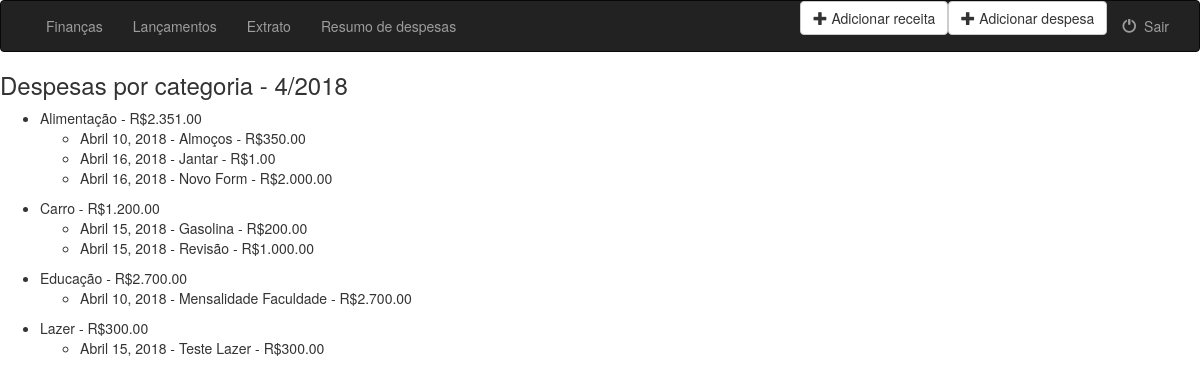
Before: /finances/entries_by_category/ (signed in) with the older database file.
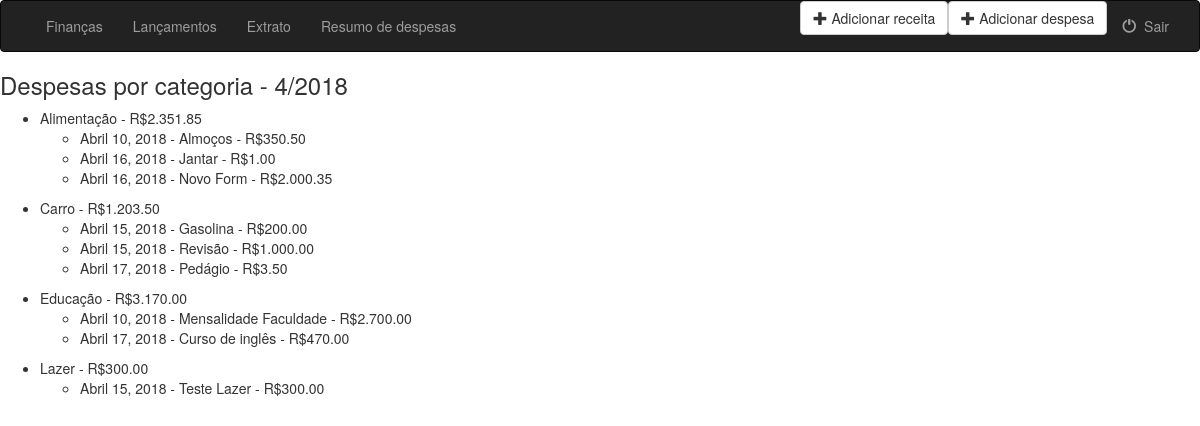
After: the same page with the newer database file.
### finances/models.py (models this page shows, shortened)
class Category(models.Model):
    INCOME = 'IN'
    EXPENSE = 'EX'
    ENTRY_TYPE_CHOICES = (
        (INCOME, 'INCOME'),
        (EXPENSE, 'EXPENSE'),
    )
    entries_type = models.CharField(
        max_length=2,
        choices=ENTRY_TYPE_CHOICES,
        default= EXPENSE,
    )
    description = models.CharField(max_length=100)

class Entry(models.Model):
    agent = models.ForeignKey(User, on_delete=models.CASCADE)
    category = models.ForeignKey(Category, on_delete=models.CASCADE)
    description = models.CharField(max_length=100)
    amount = models.FloatField()
    entry_date = models.DateField(default=timezone.now)
    objects = EntryManager()

### finances/views.py (the view)
# urls.py: path('entries_by_category/', views.EntriesByCategory.as_view(), name='entries_by_category'),
class EntriesByCategory(LoginRequiredMixin, View):
    template_name = 'finances/entries_by_category.html'
    login_url = "finances:login_user"
    def get(self, request):
        return get_list_entries(request, None, self.template_name)

### finances/models.py (called while the page is built)
    def get_entries(self, user, month, year, limit, entry_type):
        try:
            return self.order_by('entry_date').filter(
                agent=user, category__in=Category.objects.filter(entries_type__in=entry_type),
                entry_date__month=month, entry_date__year=year
                )[:limit]
        except ObjectDoesNotExist:
            return None

    def get_incomes(self, user, month, year, limit):
        return self.get_entries(user, month, year, limit, [('IN')])

    def get_expenses(self, user, month, year, limit):
        return self.get_entries(user, month, year, limit, [('EX')])

    def get_all_entries(self, user, month, year, limit):
        return self.get_entries(user, month, year, limit, [('IN'), ('EX')])

    def get_entries_amount(self, user, entries):
        return entries.aggregate(Sum('amount'))

    def get_amount_expenses_by_category(self, user, month, year, limit):
        expenses = self.get_expenses(user, month, year, limit)
        return expenses.order_by('category__description').values('category__description').annotate(Sum('amount'))

### finances/templatetags/get_sum.py (called while the page is built)
@register.filter
def get_sum(List, i):
    return List[int(i)].get('amount__sum')

### finances/templates/finances/entries_by_category.html (shortened to what this page needs)
{% extends 'finances/base.html' %}
{% load get_sum %}
{% load format_currency %}
{% block body %}
<h3>Despesas por categoria - {{current_month}}/{{current_year}}</h3>
{% if entries_by_category %}
    {% for key, values in entries_by_category.items %}
        <ul>
            <li>{{key}} - {{category_amount|get_sum:forloop.counter0|format_currency_symbol}}
                <ul>
                    {% for value in values %}
                        <li>{{value.0}} - {{value.1}} - {{value.2|format_currency_symbol}} </li>
                    {% endfor %}
                </ul>
            </li>
        </ul>
    {% endfor %}
{% endif %}
{% endblock %}

Changed rows visible on the page:
computed for Category "Alimentação": counter0 "R$2.351.00" → "R$2.351.85"
changed Entry "Almoços": value "R$350.00" → "R$350.50"
changed Entry "Novo Form": value "R$2.000.00" → "R$2.000.35"
computed for Category "Carro": counter0 "R$1.200.00" → "R$1.203.50"
added Entry: value "Abril 17, 2018", description "Pedágio", value "R$3.50", shown under Category "Carro"
computed for Category "Educação": counter0 "R$2.700.00" → "R$3.170.00"
added Entry: value "Abril 17, 2018", description "Curso de inglês", value "R$470.00", shown under Category "Educação"
